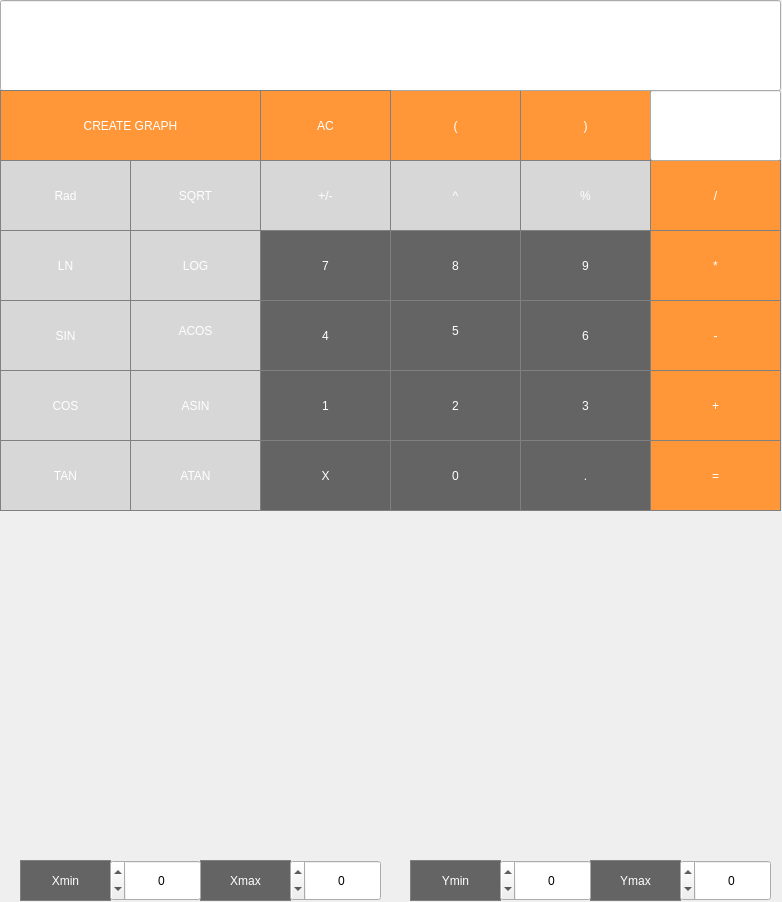
<?xml version="1.0" encoding="UTF-8"?>
<ui version="4.0">
 <class>MainWindow</class>
 <widget class="QMainWindow" name="MainWindow">
  <property name="geometry">
   <rect>
    <x>0</x>
    <y>0</y>
    <width>782</width>
    <height>902</height>
   </rect>
  </property>
  <property name="windowTitle">
   <string>MainWindow</string>
  </property>
  <property name="iconSize">
   <size>
    <width>16</width>
    <height>16</height>
   </size>
  </property>
  <widget class="QWidget" name="centralwidget">
   <widget class="QPushButton" name="pushButton">
    <property name="geometry">
     <rect>
      <x>0</x>
      <y>300</y>
      <width>131</width>
      <height>71</height>
     </rect>
    </property>
    <property name="styleSheet">
     <string notr="true">QPushButton {
  background-color: rgb(215, 215, 215);
  color: white; 
  border: 1px solid gray;
}

QPushButton:pressed {
    background-color: qlineargradient(x1: 0, y1: 0, x2: 0, y2: 1,
                                      stop: 0 #FF7832, stop: 1 #FF9734);
}     
</string>
    </property>
    <property name="text">
     <string>SIN</string>
    </property>
    <property name="iconSize">
     <size>
      <width>30</width>
      <height>30</height>
     </size>
    </property>
   </widget>
   <widget class="QPushButton" name="pushButton_2">
    <property name="geometry">
     <rect>
      <x>0</x>
      <y>370</y>
      <width>131</width>
      <height>71</height>
     </rect>
    </property>
    <property name="styleSheet">
     <string notr="true">QPushButton {
  background-color: rgb(215, 215, 215);
  color: white; 
  border: 1px solid gray;
}

QPushButton:pressed {
    background-color: qlineargradient(x1: 0, y1: 0, x2: 0, y2: 1,
                                      stop: 0 #FF7832, stop: 1 #FF9734);
}     
</string>
    </property>
    <property name="text">
     <string>COS</string>
    </property>
    <property name="iconSize">
     <size>
      <width>30</width>
      <height>30</height>
     </size>
    </property>
   </widget>
   <widget class="QPushButton" name="pushButton_3">
    <property name="geometry">
     <rect>
      <x>0</x>
      <y>440</y>
      <width>131</width>
      <height>71</height>
     </rect>
    </property>
    <property name="styleSheet">
     <string notr="true">QPushButton {
  background-color: rgb(215, 215, 215);
  color: white; 
  border: 1px solid gray;
}

QPushButton:pressed {
    background-color: qlineargradient(x1: 0, y1: 0, x2: 0, y2: 1,
                                      stop: 0 #FF7832, stop: 1 #FF9734);
}     
</string>
    </property>
    <property name="text">
     <string>TAN</string>
    </property>
    <property name="iconSize">
     <size>
      <width>30</width>
      <height>30</height>
     </size>
    </property>
   </widget>
   <widget class="QPushButton" name="pushButton_4">
    <property name="geometry">
     <rect>
      <x>130</x>
      <y>370</y>
      <width>131</width>
      <height>71</height>
     </rect>
    </property>
    <property name="styleSheet">
     <string notr="true">QPushButton {
  background-color: rgb(215, 215, 215);
  color: white; 
  border: 1px solid gray;
}

QPushButton:pressed {
    background-color: qlineargradient(x1: 0, y1: 0, x2: 0, y2: 1,
                                      stop: 0 #FF7832, stop: 1 #FF9734);
}     
</string>
    </property>
    <property name="text">
     <string>ASIN</string>
    </property>
    <property name="iconSize">
     <size>
      <width>30</width>
      <height>30</height>
     </size>
    </property>
   </widget>
   <widget class="QPushButton" name="pushButton_5">
    <property name="geometry">
     <rect>
      <x>130</x>
      <y>290</y>
      <width>131</width>
      <height>81</height>
     </rect>
    </property>
    <property name="styleSheet">
     <string notr="true">QPushButton {
  background-color: rgb(215, 215, 215);
  color: white; 
  border: 1px solid gray;
}

QPushButton:pressed {
    background-color: qlineargradient(x1: 0, y1: 0, x2: 0, y2: 1,
                                      stop: 0 #FF7832, stop: 1 #FF9734);
}     
</string>
    </property>
    <property name="text">
     <string>ACOS</string>
    </property>
    <property name="iconSize">
     <size>
      <width>30</width>
      <height>30</height>
     </size>
    </property>
   </widget>
   <widget class="QPushButton" name="pushButton_6">
    <property name="geometry">
     <rect>
      <x>130</x>
      <y>440</y>
      <width>131</width>
      <height>71</height>
     </rect>
    </property>
    <property name="styleSheet">
     <string notr="true">QPushButton {
  background-color: rgb(215, 215, 215);
  color: white; 
  border: 1px solid gray;
}

QPushButton:pressed {
    background-color: qlineargradient(x1: 0, y1: 0, x2: 0, y2: 1,
                                      stop: 0 #FF7832, stop: 1 #FF9734);
}     
</string>
    </property>
    <property name="text">
     <string>ATAN</string>
    </property>
    <property name="iconSize">
     <size>
      <width>30</width>
      <height>30</height>
     </size>
    </property>
   </widget>
   <widget class="QLineEdit" name="result_console">
    <property name="geometry">
     <rect>
      <x>0</x>
      <y>0</y>
      <width>781</width>
      <height>91</height>
     </rect>
    </property>
    <property name="styleSheet">
     <string notr="true">QLabel {
 qproperty-alignment: 'AlignVCenter | AlignRight';
 border-bottom: 1px solid gray;
}
background-color : white; </string>
    </property>
    <property name="alignment">
     <set>Qt::AlignRight|Qt::AlignTrailing|Qt::AlignVCenter</set>
    </property>
    <property name="cursorMoveStyle">
     <enum>Qt::LogicalMoveStyle</enum>
    </property>
   </widget>
   <widget class="QPushButton" name="pushButton_7">
    <property name="geometry">
     <rect>
      <x>130</x>
      <y>160</y>
      <width>131</width>
      <height>71</height>
     </rect>
    </property>
    <property name="styleSheet">
     <string notr="true">QPushButton {
  background-color: rgb(215, 215, 215);
  color: white; 
  border: 1px solid gray;
}

QPushButton:pressed {
    background-color: qlineargradient(x1: 0, y1: 0, x2: 0, y2: 1,
                                      stop: 0 #FF7832, stop: 1 #FF9734);
}     
</string>
    </property>
    <property name="text">
     <string>SQRT</string>
    </property>
    <property name="iconSize">
     <size>
      <width>30</width>
      <height>30</height>
     </size>
    </property>
   </widget>
   <widget class="QPushButton" name="pushButton_8">
    <property name="geometry">
     <rect>
      <x>0</x>
      <y>230</y>
      <width>131</width>
      <height>71</height>
     </rect>
    </property>
    <property name="styleSheet">
     <string notr="true">QPushButton {
  background-color: rgb(215, 215, 215);
  color: white; 
  border: 1px solid gray;
}

QPushButton:pressed {
    background-color: qlineargradient(x1: 0, y1: 0, x2: 0, y2: 1,
                                      stop: 0 #FF7832, stop: 1 #FF9734);
}     
</string>
    </property>
    <property name="text">
     <string>LN</string>
    </property>
    <property name="iconSize">
     <size>
      <width>30</width>
      <height>30</height>
     </size>
    </property>
   </widget>
   <widget class="QPushButton" name="pushButton_9">
    <property name="geometry">
     <rect>
      <x>130</x>
      <y>230</y>
      <width>131</width>
      <height>71</height>
     </rect>
    </property>
    <property name="styleSheet">
     <string notr="true">QPushButton {
  background-color: rgb(215, 215, 215);
  color: white; 
  border: 1px solid gray;
}

QPushButton:pressed {
    background-color: qlineargradient(x1: 0, y1: 0, x2: 0, y2: 1,
                                      stop: 0 #FF7832, stop: 1 #FF9734);
}     
</string>
    </property>
    <property name="text">
     <string>LOG</string>
    </property>
    <property name="iconSize">
     <size>
      <width>30</width>
      <height>30</height>
     </size>
    </property>
   </widget>
   <widget class="QPushButton" name="pushButton_10">
    <property name="geometry">
     <rect>
      <x>520</x>
      <y>160</y>
      <width>131</width>
      <height>71</height>
     </rect>
    </property>
    <property name="styleSheet">
     <string notr="true">QPushButton {
  background-color: rgb(215, 215, 215);
  color: white; 
  border: 1px solid gray;
}

QPushButton:pressed {
    background-color: qlineargradient(x1: 0, y1: 0, x2: 0, y2: 1,
                                      stop: 0 #FF7832, stop: 1 #FF9734);
}     
</string>
    </property>
    <property name="text">
     <string>%</string>
    </property>
    <property name="iconSize">
     <size>
      <width>30</width>
      <height>30</height>
     </size>
    </property>
   </widget>
   <widget class="QPushButton" name="pushButton_11">
    <property name="geometry">
     <rect>
      <x>260</x>
      <y>440</y>
      <width>131</width>
      <height>71</height>
     </rect>
    </property>
    <property name="styleSheet">
     <string notr="true">QPushButton {
  background-color: rgb(100, 100, 100);
  color: white; 
  border: 1px solid gray;
}

QPushButton:pressed {
    background-color: qlineargradient(x1: 0, y1: 0, x2: 0, y2: 1,
                                      stop:0 #616161, stop: 0.5 #505050,
                                       stop: 0.6 #434343, stop:1 #656565);
}     
</string>
    </property>
    <property name="text">
     <string>X</string>
    </property>
    <property name="iconSize">
     <size>
      <width>30</width>
      <height>30</height>
     </size>
    </property>
   </widget>
   <widget class="QPushButton" name="pushButton_14">
    <property name="geometry">
     <rect>
      <x>650</x>
      <y>370</y>
      <width>131</width>
      <height>71</height>
     </rect>
    </property>
    <property name="styleSheet">
     <string notr="true">QPushButton {
  background-color: rgb(255, 151, 57);
  color: white; 
  border: 1px solid gray;
}

QPushButton:pressed {
    background-color: qlineargradient(x1: 0, y1: 0, x2: 0, y2: 1,
                                      stop: 0 #FF7832, stop: 1 #FF9739);
}                       </string>
    </property>
    <property name="text">
     <string>+</string>
    </property>
    <property name="iconSize">
     <size>
      <width>30</width>
      <height>30</height>
     </size>
    </property>
   </widget>
   <widget class="QPushButton" name="pushButton_15">
    <property name="geometry">
     <rect>
      <x>650</x>
      <y>300</y>
      <width>131</width>
      <height>71</height>
     </rect>
    </property>
    <property name="styleSheet">
     <string notr="true">QPushButton {
  background-color: rgb(255, 151, 57);
  color: white; 
  border: 1px solid gray;
}

QPushButton:pressed {
    background-color: qlineargradient(x1: 0, y1: 0, x2: 0, y2: 1,
                                      stop: 0 #FF7832, stop: 1 #FF9739);
}                       </string>
    </property>
    <property name="text">
     <string>-</string>
    </property>
    <property name="iconSize">
     <size>
      <width>30</width>
      <height>30</height>
     </size>
    </property>
   </widget>
   <widget class="QPushButton" name="pushButton_16">
    <property name="geometry">
     <rect>
      <x>650</x>
      <y>230</y>
      <width>131</width>
      <height>71</height>
     </rect>
    </property>
    <property name="styleSheet">
     <string notr="true">QPushButton {
  background-color: rgb(255, 151, 57);
  color: white; 
  border: 1px solid gray;
}

QPushButton:pressed {
    background-color: qlineargradient(x1: 0, y1: 0, x2: 0, y2: 1,
                                      stop: 0 #FF7832, stop: 1 #FF9739);
}                       </string>
    </property>
    <property name="text">
     <string>*</string>
    </property>
    <property name="iconSize">
     <size>
      <width>30</width>
      <height>30</height>
     </size>
    </property>
   </widget>
   <widget class="QPushButton" name="pushButton_18">
    <property name="geometry">
     <rect>
      <x>390</x>
      <y>160</y>
      <width>131</width>
      <height>71</height>
     </rect>
    </property>
    <property name="styleSheet">
     <string notr="true">QPushButton {
  background-color: rgb(215, 215, 215);
  color: white; 
  border: 1px solid gray;
}

QPushButton:pressed {
    background-color: qlineargradient(x1: 0, y1: 0, x2: 0, y2: 1,
                                      stop: 0 #FF7832, stop: 1 #FF9734);
}     
</string>
    </property>
    <property name="text">
     <string>^</string>
    </property>
    <property name="iconSize">
     <size>
      <width>30</width>
      <height>30</height>
     </size>
    </property>
   </widget>
   <widget class="QPushButton" name="pushButton_19">
    <property name="geometry">
     <rect>
      <x>260</x>
      <y>370</y>
      <width>131</width>
      <height>71</height>
     </rect>
    </property>
    <property name="autoFillBackground">
     <bool>false</bool>
    </property>
    <property name="styleSheet">
     <string notr="true">QPushButton {
  background-color: rgb(100, 100, 100);
  color: white; 
  border: 1px solid gray;
}

QPushButton:pressed {
    background-color: qlineargradient(x1: 0, y1: 0, x2: 0, y2: 1,
                                      stop:0 #616161, stop: 0.5 #505050,
                                       stop: 0.6 #434343, stop:1 #656565);
}     
</string>
    </property>
    <property name="text">
     <string>1</string>
    </property>
    <property name="iconSize">
     <size>
      <width>30</width>
      <height>30</height>
     </size>
    </property>
   </widget>
   <widget class="QPushButton" name="pushButton_20">
    <property name="geometry">
     <rect>
      <x>390</x>
      <y>370</y>
      <width>131</width>
      <height>71</height>
     </rect>
    </property>
    <property name="styleSheet">
     <string notr="true">QPushButton {
  background-color: rgb(100, 100, 100);
  color: white; 
  border: 1px solid gray;
}

QPushButton:pressed {
    background-color: qlineargradient(x1: 0, y1: 0, x2: 0, y2: 1,
                                      stop:0 #616161, stop: 0.5 #505050,
                                       stop: 0.6 #434343, stop:1 #656565);
}     
</string>
    </property>
    <property name="text">
     <string>2</string>
    </property>
    <property name="iconSize">
     <size>
      <width>30</width>
      <height>30</height>
     </size>
    </property>
   </widget>
   <widget class="QPushButton" name="pushButton_21">
    <property name="geometry">
     <rect>
      <x>520</x>
      <y>370</y>
      <width>131</width>
      <height>71</height>
     </rect>
    </property>
    <property name="styleSheet">
     <string notr="true">QPushButton {
  background-color: rgb(100, 100, 100);
  color: white; 
  border: 1px solid gray;
}

QPushButton:pressed {
    background-color: qlineargradient(x1: 0, y1: 0, x2: 0, y2: 1,
                                      stop:0 #616161, stop: 0.5 #505050,
                                       stop: 0.6 #434343, stop:1 #656565);
}     
</string>
    </property>
    <property name="text">
     <string>3</string>
    </property>
    <property name="iconSize">
     <size>
      <width>30</width>
      <height>30</height>
     </size>
    </property>
   </widget>
   <widget class="QPushButton" name="pushButton_22">
    <property name="geometry">
     <rect>
      <x>260</x>
      <y>300</y>
      <width>131</width>
      <height>71</height>
     </rect>
    </property>
    <property name="styleSheet">
     <string notr="true">QPushButton {
  background-color: rgb(100, 100, 100);
  color: white; 
  border: 1px solid gray;
}

QPushButton:pressed {
    background-color: qlineargradient(x1: 0, y1: 0, x2: 0, y2: 1,
                                      stop:0 #616161, stop: 0.5 #505050,
                                       stop: 0.6 #434343, stop:1 #656565);
}     
</string>
    </property>
    <property name="text">
     <string>4</string>
    </property>
    <property name="iconSize">
     <size>
      <width>30</width>
      <height>30</height>
     </size>
    </property>
   </widget>
   <widget class="QPushButton" name="pushButton_23">
    <property name="geometry">
     <rect>
      <x>390</x>
      <y>290</y>
      <width>131</width>
      <height>81</height>
     </rect>
    </property>
    <property name="styleSheet">
     <string notr="true">QPushButton {
  background-color: rgb(100, 100, 100);
  color: white; 
  border: 1px solid gray;
}

QPushButton:pressed {
    background-color: qlineargradient(x1: 0, y1: 0, x2: 0, y2: 1,
                                      stop:0 #616161, stop: 0.5 #505050,
                                       stop: 0.6 #434343, stop:1 #656565);
}     
</string>
    </property>
    <property name="text">
     <string>5</string>
    </property>
    <property name="iconSize">
     <size>
      <width>30</width>
      <height>30</height>
     </size>
    </property>
   </widget>
   <widget class="QPushButton" name="pushButton_24">
    <property name="geometry">
     <rect>
      <x>520</x>
      <y>300</y>
      <width>131</width>
      <height>71</height>
     </rect>
    </property>
    <property name="styleSheet">
     <string notr="true">QPushButton {
  background-color: rgb(100, 100, 100);
  color: white; 
  border: 1px solid gray;
}

QPushButton:pressed {
    background-color: qlineargradient(x1: 0, y1: 0, x2: 0, y2: 1,
                                      stop:0 #616161, stop: 0.5 #505050,
                                       stop: 0.6 #434343, stop:1 #656565);
}     
</string>
    </property>
    <property name="text">
     <string>6</string>
    </property>
    <property name="iconSize">
     <size>
      <width>30</width>
      <height>30</height>
     </size>
    </property>
   </widget>
   <widget class="QPushButton" name="pushButton_25">
    <property name="geometry">
     <rect>
      <x>390</x>
      <y>230</y>
      <width>131</width>
      <height>71</height>
     </rect>
    </property>
    <property name="styleSheet">
     <string notr="true">QPushButton {
  background-color: rgb(100, 100, 100);
  color: white; 
  border: 1px solid gray;
}

QPushButton:pressed {
    background-color: qlineargradient(x1: 0, y1: 0, x2: 0, y2: 1,
                                      stop:0 #616161, stop: 0.5 #505050,
                                       stop: 0.6 #434343, stop:1 #656565);
}     
</string>
    </property>
    <property name="text">
     <string>8</string>
    </property>
    <property name="iconSize">
     <size>
      <width>30</width>
      <height>30</height>
     </size>
    </property>
   </widget>
   <widget class="QPushButton" name="pushButton_26">
    <property name="geometry">
     <rect>
      <x>260</x>
      <y>230</y>
      <width>131</width>
      <height>71</height>
     </rect>
    </property>
    <property name="styleSheet">
     <string notr="true">QPushButton {
  background-color: rgb(100, 100, 100);
  color: white; 
  border: 1px solid gray;
}

QPushButton:pressed {
    background-color: qlineargradient(x1: 0, y1: 0, x2: 0, y2: 1,
                                      stop:0 #616161, stop: 0.5 #505050,
                                       stop: 0.6 #434343, stop:1 #656565);
}     
</string>
    </property>
    <property name="text">
     <string>7</string>
    </property>
    <property name="iconSize">
     <size>
      <width>30</width>
      <height>30</height>
     </size>
    </property>
   </widget>
   <widget class="QPushButton" name="pushButton_27">
    <property name="geometry">
     <rect>
      <x>390</x>
      <y>440</y>
      <width>131</width>
      <height>71</height>
     </rect>
    </property>
    <property name="styleSheet">
     <string notr="true">QPushButton {
  background-color: rgb(100, 100, 100);
  color: white; 
  border: 1px solid gray;
}

QPushButton:pressed {
    background-color: qlineargradient(x1: 0, y1: 0, x2: 0, y2: 1,
                                      stop:0 #616161, stop: 0.5 #505050,
                                       stop: 0.6 #434343, stop:1 #656565);
}     
</string>
    </property>
    <property name="text">
     <string>0</string>
    </property>
    <property name="iconSize">
     <size>
      <width>30</width>
      <height>30</height>
     </size>
    </property>
   </widget>
   <widget class="QPushButton" name="pushButton_29">
    <property name="geometry">
     <rect>
      <x>520</x>
      <y>440</y>
      <width>131</width>
      <height>71</height>
     </rect>
    </property>
    <property name="styleSheet">
     <string notr="true">QPushButton {
  background-color: rgb(100, 100, 100);
  color: white; 
  border: 1px solid gray;
}

QPushButton:pressed {
    background-color: qlineargradient(x1: 0, y1: 0, x2: 0, y2: 1,
                                      stop:0 #616161, stop: 0.5 #505050,
                                       stop: 0.6 #434343, stop:1 #656565);
}     
</string>
    </property>
    <property name="text">
     <string>.</string>
    </property>
    <property name="iconSize">
     <size>
      <width>30</width>
      <height>30</height>
     </size>
    </property>
   </widget>
   <widget class="QPushButton" name="pushButton_30">
    <property name="geometry">
     <rect>
      <x>520</x>
      <y>230</y>
      <width>131</width>
      <height>71</height>
     </rect>
    </property>
    <property name="styleSheet">
     <string notr="true">QPushButton {
  background-color: rgb(100, 100, 100);
  color: white; 
  border: 1px solid gray;
}

QPushButton:pressed {
    background-color: qlineargradient(x1: 0, y1: 0, x2: 0, y2: 1,
                                      stop:0 #616161, stop: 0.5 #505050,
                                       stop: 0.6 #434343, stop:1 #656565);
}     
</string>
    </property>
    <property name="text">
     <string>9</string>
    </property>
    <property name="iconSize">
     <size>
      <width>30</width>
      <height>30</height>
     </size>
    </property>
   </widget>
   <widget class="QPushButton" name="pushButton_12">
    <property name="geometry">
     <rect>
      <x>650</x>
      <y>440</y>
      <width>131</width>
      <height>71</height>
     </rect>
    </property>
    <property name="styleSheet">
     <string notr="true">QPushButton {
  background-color: rgb(255, 151, 57);
  color: white; 
  border: 1px solid gray;
}

QPushButton:pressed {
    background-color: qlineargradient(x1: 0, y1: 0, x2: 0, y2: 1,
                                      stop: 0 #FF7832, stop: 1 #FF9739);
}                       </string>
    </property>
    <property name="text">
     <string>=</string>
    </property>
    <property name="iconSize">
     <size>
      <width>30</width>
      <height>30</height>
     </size>
    </property>
   </widget>
   <widget class="QPushButton" name="pushButton_31">
    <property name="geometry">
     <rect>
      <x>390</x>
      <y>90</y>
      <width>131</width>
      <height>71</height>
     </rect>
    </property>
    <property name="styleSheet">
     <string notr="true">QPushButton {
  background-color: rgb(255, 151, 57);
  color: white; 
  border: 1px solid gray;
}

QPushButton:pressed {
    background-color: qlineargradient(x1: 0, y1: 0, x2: 0, y2: 1,
                                      stop: 0 #FF7832, stop: 1 #FF9739);
}</string>
    </property>
    <property name="text">
     <string>(</string>
    </property>
    <property name="iconSize">
     <size>
      <width>30</width>
      <height>30</height>
     </size>
    </property>
   </widget>
   <widget class="QPushButton" name="pushButton_32">
    <property name="geometry">
     <rect>
      <x>520</x>
      <y>90</y>
      <width>131</width>
      <height>71</height>
     </rect>
    </property>
    <property name="styleSheet">
     <string notr="true">QPushButton {
  background-color: rgb(255, 151, 57);
  color: white; 
  border: 1px solid gray;
}

QPushButton:pressed {
    background-color: qlineargradient(x1: 0, y1: 0, x2: 0, y2: 1,
                                      stop: 0 #FF7832, stop: 1 #FF9739);
}</string>
    </property>
    <property name="text">
     <string>)</string>
    </property>
    <property name="iconSize">
     <size>
      <width>30</width>
      <height>30</height>
     </size>
    </property>
   </widget>
   <widget class="QPushButton" name="pushButton_17">
    <property name="geometry">
     <rect>
      <x>650</x>
      <y>160</y>
      <width>131</width>
      <height>71</height>
     </rect>
    </property>
    <property name="styleSheet">
     <string notr="true">QPushButton {
  background-color: rgb(255, 151, 57);
  color: white; 
  border: 1px solid gray;
}

QPushButton:pressed {
    background-color: qlineargradient(x1: 0, y1: 0, x2: 0, y2: 1,
                                      stop: 0 #FF7832, stop: 1 #FF9739);
}                       
QAbstractItemView {
    setfont: 20pt;
}</string>
    </property>
    <property name="text">
     <string>/</string>
    </property>
    <property name="iconSize">
     <size>
      <width>30</width>
      <height>30</height>
     </size>
    </property>
   </widget>
   <widget class="QPushButton" name="pushButton_33">
    <property name="geometry">
     <rect>
      <x>260</x>
      <y>160</y>
      <width>131</width>
      <height>71</height>
     </rect>
    </property>
    <property name="styleSheet">
     <string notr="true">QPushButton {
  background-color: rgb(215, 215, 215);
  color: white; 
  border: 1px solid gray;
}

QPushButton:pressed {
    background-color: qlineargradient(x1: 0, y1: 0, x2: 0, y2: 1,
                                      stop: 0 #FF7832, stop: 1 #FF9734);
}     
</string>
    </property>
    <property name="text">
     <string>+/-</string>
    </property>
    <property name="iconSize">
     <size>
      <width>30</width>
      <height>30</height>
     </size>
    </property>
   </widget>
   <widget class="QPushButton" name="pushButton_34">
    <property name="geometry">
     <rect>
      <x>260</x>
      <y>90</y>
      <width>131</width>
      <height>71</height>
     </rect>
    </property>
    <property name="styleSheet">
     <string notr="true">QPushButton {
  background-color: rgb(255, 151, 57);
  color: white; 
  border: 1px solid gray;
}

QPushButton:pressed {
    background-color: qlineargradient(x1: 0, y1: 0, x2: 0, y2: 1,
                                      stop: 0 #FF7832, stop: 1 #FF9739);
}</string>
    </property>
    <property name="text">
     <string>AC</string>
    </property>
    <property name="iconSize">
     <size>
      <width>30</width>
      <height>30</height>
     </size>
    </property>
   </widget>
   <widget class="QPushButton" name="pushButton_13">
    <property name="geometry">
     <rect>
      <x>0</x>
      <y>160</y>
      <width>131</width>
      <height>71</height>
     </rect>
    </property>
    <property name="styleSheet">
     <string notr="true">QPushButton {
  background-color: rgb(215, 215, 215);
  color: white; 
  border: 1px solid gray;
}

QPushButton:pressed {
    background-color: qlineargradient(x1: 0, y1: 0, x2: 0, y2: 1,
                                      stop: 0 #FF7832, stop: 1 #FF9734);
}     
</string>
    </property>
    <property name="text">
     <string>Rad</string>
    </property>
    <property name="iconSize">
     <size>
      <width>30</width>
      <height>30</height>
     </size>
    </property>
   </widget>
   <widget class="QPushButton" name="pushButton_35">
    <property name="geometry">
     <rect>
      <x>0</x>
      <y>90</y>
      <width>261</width>
      <height>71</height>
     </rect>
    </property>
    <property name="styleSheet">
     <string notr="true">QPushButton {
  background-color: rgb(255, 151, 57);
  color: white; 
  border: 1px solid gray;
}

QPushButton:pressed {
    background-color: qlineargradient(x1: 0, y1: 0, x2: 0, y2: 1,
                                      stop: 0 #FF7832, stop: 1 #FF9739);
}</string>
    </property>
    <property name="text">
     <string>CREATE GRAPH</string>
    </property>
    <property name="iconSize">
     <size>
      <width>30</width>
      <height>30</height>
     </size>
    </property>
   </widget>
   <widget class="QPushButton" name="pushButton_36">
    <property name="geometry">
     <rect>
      <x>20</x>
      <y>860</y>
      <width>91</width>
      <height>41</height>
     </rect>
    </property>
    <property name="styleSheet">
     <string notr="true">QPushButton {
  background-color: rgb(100, 100, 100);
  color: white; 
  border: 1px solid gray;
}

QPushButton:pressed {
    background-color: qlineargradient(x1: 0, y1: 0, x2: 0, y2: 1,
                                      stop:0 #616161, stop: 0.5 #505050,
                                       stop: 0.6 #434343, stop:1 #656565);
}     
</string>
    </property>
    <property name="text">
     <string>Xmin</string>
    </property>
   </widget>
   <widget class="QPushButton" name="pushButton_37">
    <property name="geometry">
     <rect>
      <x>200</x>
      <y>860</y>
      <width>91</width>
      <height>41</height>
     </rect>
    </property>
    <property name="styleSheet">
     <string notr="true">QPushButton {
  background-color: rgb(100, 100, 100);
  color: white; 
  border: 1px solid gray;
}

QPushButton:pressed {
    background-color: qlineargradient(x1: 0, y1: 0, x2: 0, y2: 1,
                                      stop:0 #616161, stop: 0.5 #505050,
                                       stop: 0.6 #434343, stop:1 #656565);
}     
</string>
    </property>
    <property name="text">
     <string>Xmax</string>
    </property>
   </widget>
   <widget class="QPushButton" name="pushButton_39">
    <property name="geometry">
     <rect>
      <x>590</x>
      <y>860</y>
      <width>91</width>
      <height>41</height>
     </rect>
    </property>
    <property name="styleSheet">
     <string notr="true">QPushButton {
  background-color: rgb(100, 100, 100);
  color: white; 
  border: 1px solid gray;
}

QPushButton:pressed {
    background-color: qlineargradient(x1: 0, y1: 0, x2: 0, y2: 1,
                                      stop:0 #616161, stop: 0.5 #505050,
                                       stop: 0.6 #434343, stop:1 #656565);
}     
</string>
    </property>
    <property name="text">
     <string>Ymax</string>
    </property>
   </widget>
   <widget class="QSpinBox" name="ymax">
    <property name="geometry">
     <rect>
      <x>680</x>
      <y>860</y>
      <width>91</width>
      <height>41</height>
     </rect>
    </property>
    <property name="layoutDirection">
     <enum>Qt::RightToLeft</enum>
    </property>
    <property name="alignment">
     <set>Qt::AlignCenter</set>
    </property>
    <property name="minimum">
     <number>-10</number>
    </property>
    <property name="maximum">
     <number>10</number>
    </property>
   </widget>
   <widget class="QPushButton" name="pushButton_38">
    <property name="geometry">
     <rect>
      <x>410</x>
      <y>860</y>
      <width>91</width>
      <height>41</height>
     </rect>
    </property>
    <property name="styleSheet">
     <string notr="true">QPushButton {
  background-color: rgb(100, 100, 100);
  color: white; 
  border: 1px solid gray;
}

QPushButton:pressed {
    background-color: qlineargradient(x1: 0, y1: 0, x2: 0, y2: 1,
                                      stop:0 #616161, stop: 0.5 #505050,
                                       stop: 0.6 #434343, stop:1 #656565);
}     
</string>
    </property>
    <property name="text">
     <string>Ymin</string>
    </property>
   </widget>
   <widget class="QSpinBox" name="ymin">
    <property name="geometry">
     <rect>
      <x>500</x>
      <y>860</y>
      <width>91</width>
      <height>41</height>
     </rect>
    </property>
    <property name="layoutDirection">
     <enum>Qt::RightToLeft</enum>
    </property>
    <property name="styleSheet">
     <string notr="true">QPushButton {
  background-color: rgb(215, 215, 215);
  color: white; 
  border: 1px solid gray;
}

QPushButton:pressed {
    background-color: qlineargradient(x1: 0, y1: 0, x2: 0, y2: 1,
                                      stop: 0 #FF7832, stop: 1 #FF9734);
}     
</string>
    </property>
    <property name="alignment">
     <set>Qt::AlignCenter</set>
    </property>
    <property name="minimum">
     <number>-10</number>
    </property>
    <property name="maximum">
     <number>10</number>
    </property>
   </widget>
   <widget class="QCustomPlot" name="widget" native="true">
    <property name="geometry">
     <rect>
      <x>0</x>
      <y>510</y>
      <width>781</width>
      <height>331</height>
     </rect>
    </property>
   </widget>
   <widget class="QSpinBox" name="xmax">
    <property name="geometry">
     <rect>
      <x>290</x>
      <y>860</y>
      <width>91</width>
      <height>41</height>
     </rect>
    </property>
    <property name="layoutDirection">
     <enum>Qt::RightToLeft</enum>
    </property>
    <property name="alignment">
     <set>Qt::AlignCenter</set>
    </property>
    <property name="minimum">
     <number>-10</number>
    </property>
    <property name="maximum">
     <number>10</number>
    </property>
   </widget>
   <widget class="QSpinBox" name="xmin">
    <property name="geometry">
     <rect>
      <x>110</x>
      <y>860</y>
      <width>91</width>
      <height>41</height>
     </rect>
    </property>
    <property name="layoutDirection">
     <enum>Qt::RightToLeft</enum>
    </property>
    <property name="styleSheet">
     <string notr="true">QPushButton {
  background-color: rgb(215, 215, 215);
  color: white; 
  border: 1px solid gray;
}

QPushButton:pressed {
    background-color: qlineargradient(x1: 0, y1: 0, x2: 0, y2: 1,
                                      stop: 0 #FF7832, stop: 1 #FF9734);
}     
</string>
    </property>
    <property name="alignment">
     <set>Qt::AlignCenter</set>
    </property>
    <property name="buttonSymbols">
     <enum>QAbstractSpinBox::UpDownArrows</enum>
    </property>
    <property name="correctionMode">
     <enum>QAbstractSpinBox::CorrectToNearestValue</enum>
    </property>
    <property name="minimum">
     <number>-10</number>
    </property>
    <property name="maximum">
     <number>10</number>
    </property>
   </widget>
   <widget class="QLineEdit" name="result_console_x">
    <property name="geometry">
     <rect>
      <x>650</x>
      <y>90</y>
      <width>131</width>
      <height>71</height>
     </rect>
    </property>
    <property name="styleSheet">
     <string notr="true">QLabel {
 qproperty-alignment: 'AlignVCenter | AlignRight';
 border-bottom: 1px solid gray;
}
background-color : white; </string>
    </property>
    <property name="alignment">
     <set>Qt::AlignRight|Qt::AlignTrailing|Qt::AlignVCenter</set>
    </property>
    <property name="cursorMoveStyle">
     <enum>Qt::LogicalMoveStyle</enum>
    </property>
   </widget>
   <zorder>pushButton</zorder>
   <zorder>pushButton_2</zorder>
   <zorder>pushButton_3</zorder>
   <zorder>pushButton_4</zorder>
   <zorder>pushButton_5</zorder>
   <zorder>pushButton_6</zorder>
   <zorder>pushButton_7</zorder>
   <zorder>pushButton_8</zorder>
   <zorder>pushButton_9</zorder>
   <zorder>pushButton_10</zorder>
   <zorder>pushButton_11</zorder>
   <zorder>pushButton_14</zorder>
   <zorder>pushButton_15</zorder>
   <zorder>pushButton_16</zorder>
   <zorder>pushButton_18</zorder>
   <zorder>pushButton_19</zorder>
   <zorder>pushButton_20</zorder>
   <zorder>pushButton_21</zorder>
   <zorder>pushButton_22</zorder>
   <zorder>pushButton_23</zorder>
   <zorder>pushButton_24</zorder>
   <zorder>pushButton_25</zorder>
   <zorder>pushButton_26</zorder>
   <zorder>pushButton_27</zorder>
   <zorder>pushButton_29</zorder>
   <zorder>pushButton_30</zorder>
   <zorder>pushButton_12</zorder>
   <zorder>pushButton_31</zorder>
   <zorder>pushButton_32</zorder>
   <zorder>pushButton_17</zorder>
   <zorder>result_console</zorder>
   <zorder>pushButton_33</zorder>
   <zorder>pushButton_34</zorder>
   <zorder>pushButton_13</zorder>
   <zorder>pushButton_35</zorder>
   <zorder>pushButton_36</zorder>
   <zorder>pushButton_37</zorder>
   <zorder>pushButton_39</zorder>
   <zorder>ymax</zorder>
   <zorder>pushButton_38</zorder>
   <zorder>ymin</zorder>
   <zorder>widget</zorder>
   <zorder>xmax</zorder>
   <zorder>xmin</zorder>
   <zorder>result_console_x</zorder>
  </widget>
 </widget>
 <customwidgets>
  <customwidget>
   <class>QCustomPlot</class>
   <extends>QWidget</extends>
   <header>qcustomplot.h</header>
   <container>1</container>
  </customwidget>
 </customwidgets>
 <resources/>
 <connections/>
</ui>
